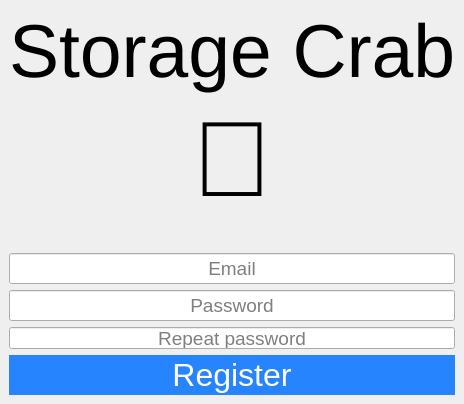
<?xml version="1.0" encoding="UTF-8"?>
<ui version="4.0">
 <class>LoginWindow</class>
 <widget class="QMainWindow" name="LoginWindow">
  <property name="geometry">
   <rect>
    <x>0</x>
    <y>0</y>
    <width>400</width>
    <height>400</height>
   </rect>
  </property>
  <property name="windowTitle">
   <string>🦀 Login</string>
  </property>
  <widget class="QWidget" name="centralwidget">
   <property name="font">
    <font>
     <pointsize>14</pointsize>
    </font>
   </property>
   <layout class="QVBoxLayout" name="verticalLayout">
    <item>
     <widget class="QLabel" name="titleLabel">
      <property name="font">
       <font>
        <pointsize>56</pointsize>
       </font>
      </property>
      <property name="text">
       <string>Storage Crab</string>
      </property>
      <property name="alignment">
       <set>Qt::AlignCenter</set>
      </property>
     </widget>
    </item>
    <item>
     <widget class="QLabel" name="subtitleLabel">
      <property name="font">
       <font>
        <pointsize>80</pointsize>
       </font>
      </property>
      <property name="text">
       <string>🦀</string>
      </property>
      <property name="alignment">
       <set>Qt::AlignCenter</set>
      </property>
     </widget>
    </item>
    <item>
     <spacer name="verticalSpacer_2">
      <property name="orientation">
       <enum>Qt::Vertical</enum>
      </property>
      <property name="sizeHint" stdset="0">
       <size>
        <width>20</width>
        <height>40</height>
       </size>
      </property>
     </spacer>
    </item>
    <item>
     <widget class="QLabel" name="errorLabel">
      <property name="styleSheet">
       <string notr="true">color: red;</string>
      </property>
      <property name="text">
       <string/>
      </property>
      <property name="alignment">
       <set>Qt::AlignCenter</set>
      </property>
     </widget>
    </item>
    <item>
     <widget class="QLineEdit" name="emailLineEdit">
      <property name="styleSheet">
       <string notr="true">min-height: 1.25em;</string>
      </property>
      <property name="text">
       <string/>
      </property>
      <property name="alignment">
       <set>Qt::AlignCenter</set>
      </property>
      <property name="placeholderText">
       <string>Email</string>
      </property>
     </widget>
    </item>
    <item>
     <widget class="QLineEdit" name="passwordLineEdit">
      <property name="styleSheet">
       <string notr="true">min-height: 1.25em;</string>
      </property>
      <property name="text">
       <string/>
      </property>
      <property name="echoMode">
       <enum>QLineEdit::Password</enum>
      </property>
      <property name="alignment">
       <set>Qt::AlignCenter</set>
      </property>
      <property name="placeholderText">
       <string>Password</string>
      </property>
     </widget>
    </item>
    <item>
     <widget class="QLineEdit" name="passwordRepeatLineEdit">
      <property name="minimumSize">
       <size>
        <width>0</width>
        <height>22</height>
       </size>
      </property>
      <property name="styleSheet">
       <string notr="true">min-height: 1.25em;</string>
      </property>
      <property name="echoMode">
       <enum>QLineEdit::Password</enum>
      </property>
      <property name="alignment">
       <set>Qt::AlignCenter</set>
      </property>
      <property name="placeholderText">
       <string>Repeat password</string>
      </property>
     </widget>
    </item>
    <item>
     <spacer name="verticalSpacer">
      <property name="orientation">
       <enum>Qt::Vertical</enum>
      </property>
      <property name="sizeHint" stdset="0">
       <size>
        <width>20</width>
        <height>40</height>
       </size>
      </property>
     </spacer>
    </item>
    <item>
     <widget class="QPushButton" name="registerButton">
      <property name="styleSheet">
       <string notr="true">QPushButton {
    color: white;
    font-size: 24pt;
    background-color: #2684FF;
    border: 0;
    min-width: 150px;
    min-height: 40px;
    padding: 0 10px;
}
QPushButton:hover {
    background-color: #2276E4;
}
QPushButton:pressed {
    background-color: #2065BF;
}</string>
      </property>
      <property name="text">
       <string>Register</string>
      </property>
     </widget>
    </item>
   </layout>
  </widget>
 </widget>
 <resources/>
 <connections/>
</ui>
